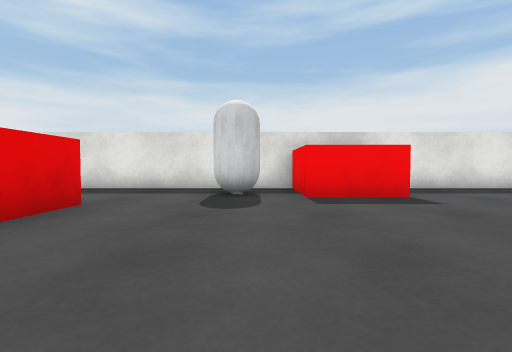
View 1 (above)

12 first-person views from a walk through a scene from a Unity 3-D project. The camera is 0.59 m above the floor, tilts 2° down and sees 85° across. The floor is counted in squares, 1 m on a side. Each view is taken from the middle of a square. On the plan, view 1 faces up. The plan holds only what a view shows up to about 9 squares ahead; the rest is blank. The place goes on beyond the plan. The player is left out. Surface patterns are stand-ins for the level's own textures.

View 2
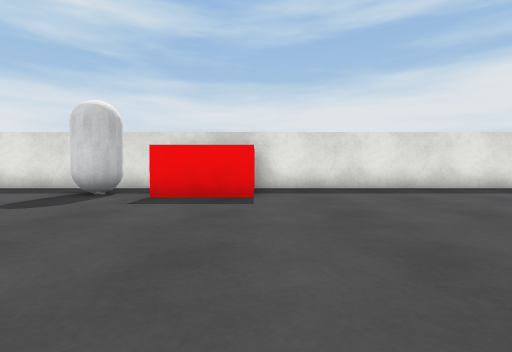

View 3
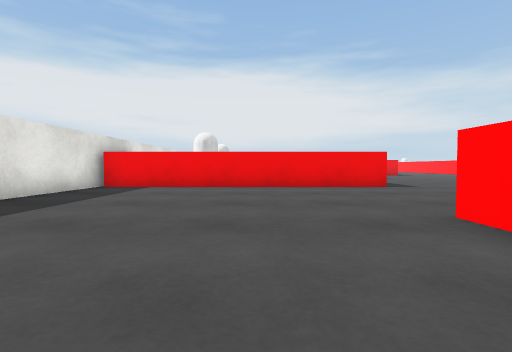

View 4
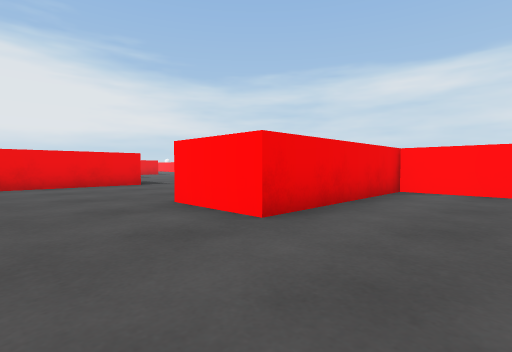

View 5
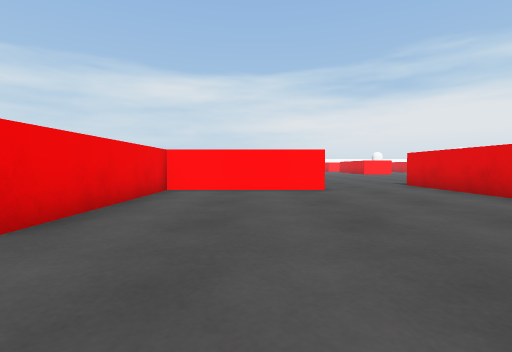

View 6
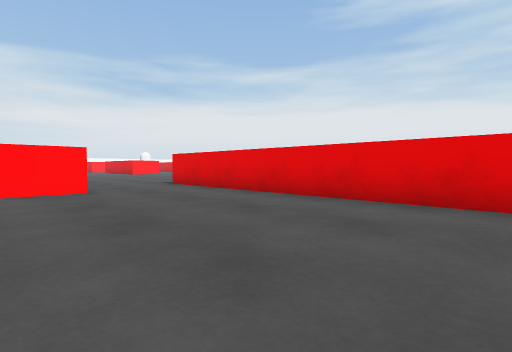

View 7
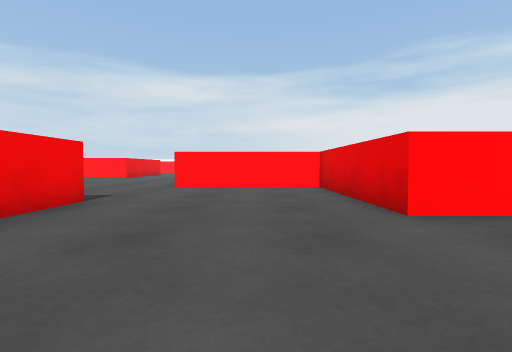

View 8
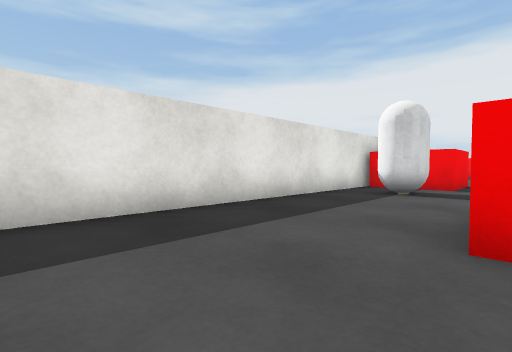

View 9
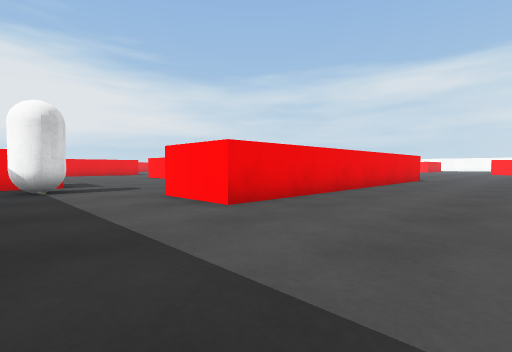

View 10
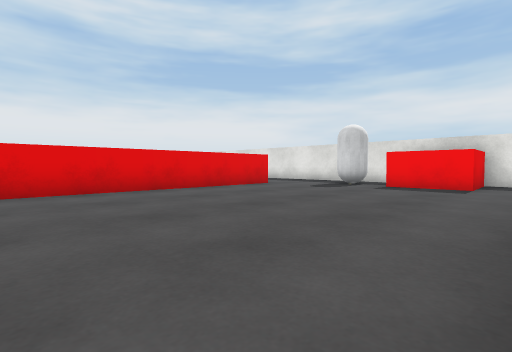

View 11
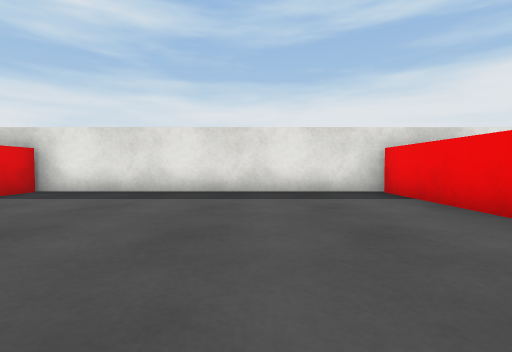

View 12
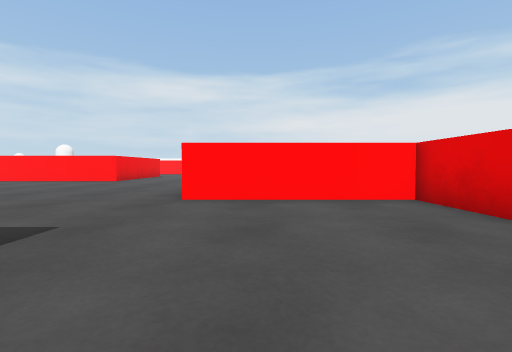

### Floor plan
Points are (right, up) in squares from view 1. A wall is a line through its corners. A room is listed if a view was taken in it or the views show most of it. See-through windows are left out.
Room 1 (views 1, 2, 3, 4, 5, 6, 7, 10, 11, 12)
walls: (0.2, -3.9) (4.2, -3.9) (4.2, 0.7) (6.2, 0.7) (6.2, -3.9) (9.4, -3.9); (10.9, -0.8) (10.9, 7.4); (11.2, 7.5) (-4.4, 7.5); (-4.7, 4.3) (-2.7, 4.3) (-2.7, -2.6)
ways out: opening at (-5, 6) to room 2; opening at (-1, -3.3) to room 2; opening at (10.3, -2) to room 2
objects: grey capsule (-1, 6) to (0, 6); red block (1, 6) to (3, 7)
Room 2 (views 8, 9)
walls: (9.4, -3.9) (10.4, -3.9); (-2.7, -2.6) (-2.7, -5.8); (-4.7, -2.5) (-4.7, 4.3); (-4.4, 7.5) (-6.9, 7.5)
ways out: opening at (-5, 6) to room 1; opening at (-1, -3.3) to room 1; opening at (10.3, -2) to room 1

Positions as (right, up) in squares from view 1, and headings:
1: (0, 0), facing up
2: (3, 0), facing up
3: (3, 3), facing right
4: (2, 3), facing down-right
5: (2, 3), facing down
6: (2, 3), facing down-left
7: (8, 4), facing down
8: (-7, 4), facing up-right
9: (-8, 7), facing down-right
10: (4, -3), facing up-left
11: (8, 1), facing up
12: (9, 1), facing down
